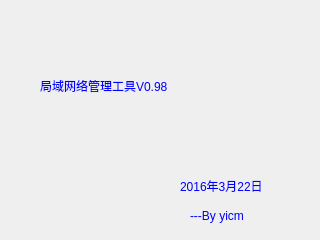
<?xml version="1.0" encoding="UTF-8"?>
<ui version="4.0">
 <class>AboutDialog</class>
 <widget class="QDialog" name="AboutDialog">
  <property name="enabled">
   <bool>true</bool>
  </property>
  <property name="geometry">
   <rect>
    <x>0</x>
    <y>0</y>
    <width>320</width>
    <height>240</height>
   </rect>
  </property>
  <property name="sizePolicy">
   <sizepolicy hsizetype="Fixed" vsizetype="Fixed">
    <horstretch>0</horstretch>
    <verstretch>0</verstretch>
   </sizepolicy>
  </property>
  <property name="minimumSize">
   <size>
    <width>320</width>
    <height>240</height>
   </size>
  </property>
  <property name="maximumSize">
   <size>
    <width>320</width>
    <height>240</height>
   </size>
  </property>
  <property name="windowTitle">
   <string>Dialog</string>
  </property>
  <widget class="QLabel" name="label">
   <property name="geometry">
    <rect>
     <x>40</x>
     <y>60</y>
     <width>231</width>
     <height>51</height>
    </rect>
   </property>
   <property name="sizePolicy">
    <sizepolicy hsizetype="Fixed" vsizetype="Fixed">
     <horstretch>0</horstretch>
     <verstretch>0</verstretch>
    </sizepolicy>
   </property>
   <property name="styleSheet">
    <string notr="true">QLabel{
	color:blue;	
	font: 75 16pt &quot;楷体&quot;;
}</string>
   </property>
   <property name="text">
    <string>局域网络管理工具V0.98</string>
   </property>
  </widget>
  <widget class="QLabel" name="label_4">
   <property name="geometry">
    <rect>
     <x>180</x>
     <y>170</y>
     <width>101</width>
     <height>31</height>
    </rect>
   </property>
   <property name="sizePolicy">
    <sizepolicy hsizetype="Fixed" vsizetype="Fixed">
     <horstretch>0</horstretch>
     <verstretch>0</verstretch>
    </sizepolicy>
   </property>
   <property name="styleSheet">
    <string notr="true">QLabel{
	color:blue;	
	font: 75 12pt &quot;楷体&quot;;
}</string>
   </property>
   <property name="text">
    <string>2016年3月22日</string>
   </property>
  </widget>
  <widget class="QLabel" name="label_5">
   <property name="geometry">
    <rect>
     <x>190</x>
     <y>200</y>
     <width>101</width>
     <height>31</height>
    </rect>
   </property>
   <property name="sizePolicy">
    <sizepolicy hsizetype="Fixed" vsizetype="Fixed">
     <horstretch>0</horstretch>
     <verstretch>0</verstretch>
    </sizepolicy>
   </property>
   <property name="styleSheet">
    <string notr="true">QLabel{
	color:blue;	
	font: 75 12pt &quot;楷体&quot;;
}</string>
   </property>
   <property name="text">
    <string>---By yicm</string>
   </property>
  </widget>
 </widget>
 <resources/>
 <connections/>
</ui>
